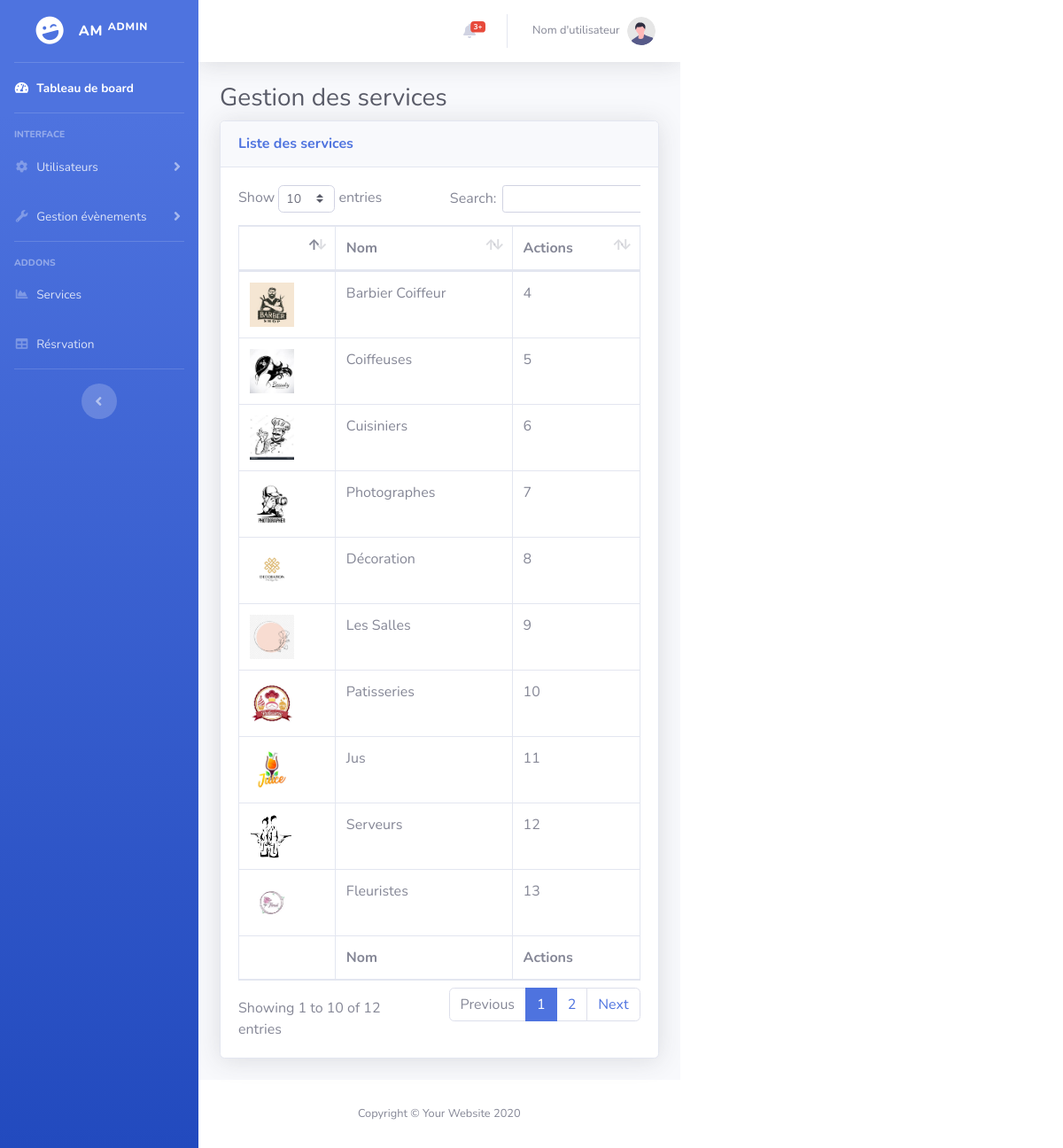
The page /admin/___services.php on the database its author committed.
### tables this page shows
CREATE TABLE `services` (
  `id` int(11) NOT NULL,
  `libelle` varchar(50) NOT NULL,
  `description` text NOT NULL,
  `image` varchar(255) NOT NULL
);

### admin/___services.php (the view, shortened to what this page needs)
<?php
include('includes/header.php');
$user = $_SESSION['user']; ?>
<body id="page-top">
    <div id="wrapper">
        <div id="wrapper">
            <?php include('includes/sidebar.php') ?>
            <div id="content-wrapper" class="d-flex flex-column">
                <div id="content">
                    <?php include('includes/topbar.php'); ?>
                    <div class="container-fluid">
                        <h1 class="h3 mb-2 text-gray-800">Gestion des services</h1>
                        <div class="card shadow mb-4">
                            <div class="card-header py-3">
                                <h6 class="m-0 font-weight-bold text-primary">Liste des services</h6>
                            </div>
                            <div class="card-body">
                                <div class="table-responsive">
                                    <table class="table table-bordered" id="dataTable" width="100%" cellspacing="0">
                                        <thead>
                                            <tr>
                                                <th></th>
                                                <th>Nom</th>
                                                <th>Actions</th>
                                            </tr>
                                        </thead>
                                        <tfoot>
                                            <tr>
                                                <th></th>
                                                <th>Nom</th>
                                                <th>Actions</th>
                                            </tr>
                                        </tfoot>
                                        <tbody>
                                            <?php
                                            $con = mysqli_connect('localhost', 'root', '', 'db_events');
                                            $sql = "SELECT * FROM services";
                                            $results = mysqli_query($con, $sql);
                                            foreach ($results as $service) {
                                            ?>
                                                <tr>
                                                    <td>
                                                        <a href="/events/assets/<?= $service['image'] ?>" target="_blank">
                                                            <img height="50px" width="50px" src="/events/assets/<?= $service['image'] ?>"/>
                                                        </a>
                                                    </td>
                                                    <td><?= $service['libelle'] ?></td>
                                                    <td><?= $service['id'] ?></td>
                                                </tr>
                                            <?php
                                            }
                                            ?>
                                        </tbody>
                                    </table>
                                </div>
                            </div>
                        </div>
                    </div>
                </div>
                <footer class="sticky-footer bg-white">
                    <div class="container my-auto">
                        <div class="copyright text-center my-auto">
                            <span>Copyright &copy; Your Website 2020</span>
                        </div>
                    </div>
                </footer>
            </div>
        </div>
    </div>
    <?php include('includes/footer.php') ?>

### rows shown on the page
services: image (picture), libelle "Barbier Coiffeur", id "4"
services: image (picture), libelle "Coiffeuses", id "5"
services: image (picture), libelle "Cuisiniers", id "6"
services: image (picture), libelle "Photographes", id "7"
services: image (picture), libelle "Décoration", id "8"
services: image (picture), libelle "Les Salles", id "9"
services: image (picture), libelle "Patisseries", id "10"
services: image (picture), libelle "Jus", id "11"
services: image (picture), libelle "Serveurs", id "12"
services: image (picture), libelle "Fleuristes", id "13"
